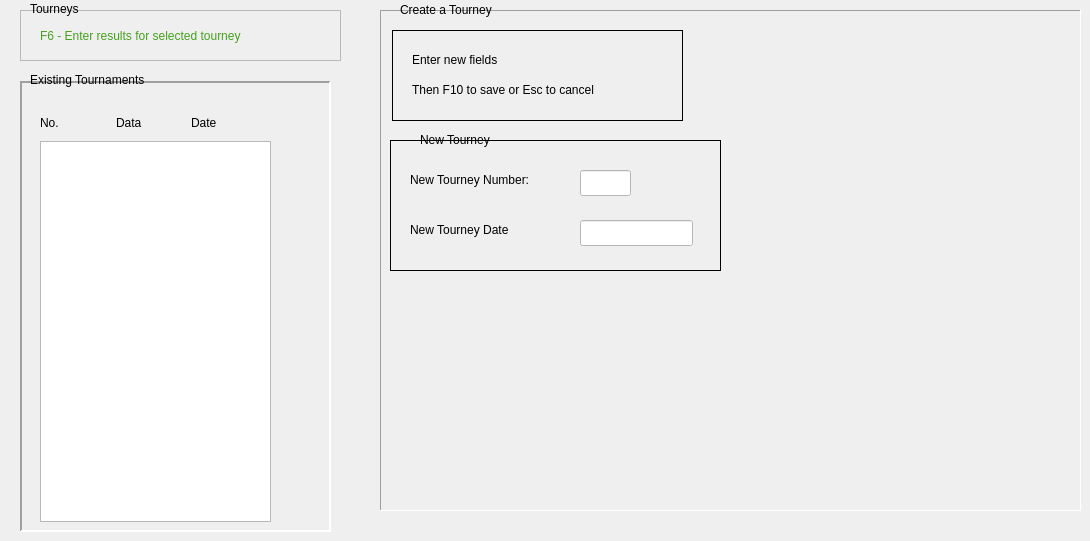
    <widget class="QWidget" name="tourneysTab">
     <attribute name="title">
      <string>Tourneys</string>
     </attribute>
     <widget class="QFrame" name="frame_2">
      <property name="geometry">
       <rect>
        <x>20</x>
        <y>10</y>
        <width>321</width>
        <height>51</height>
       </rect>
      </property>
      <property name="frameShape">
       <enum>QFrame::Shape::StyledPanel</enum>
      </property>
      <property name="frameShadow">
       <enum>QFrame::Shadow::Plain</enum>
      </property>
      <property name="lineWidth">
       <number>2</number>
      </property>
      <widget class="QLabel" name="label_3">
       <property name="geometry">
        <rect>
         <x>20</x>
         <y>10</y>
         <width>291</width>
         <height>31</height>
        </rect>
       </property>
       <property name="styleSheet">
        <string notr="true">color: rgb(68, 161, 28);
font: 700 12pt &quot;Segoe UI&quot;;</string>
       </property>
       <property name="text">
        <string>F6 - Enter results for selected tourney</string>
       </property>
      </widget>
     </widget>
     <widget class="QLabel" name="label_2">
      <property name="geometry">
       <rect>
        <x>30</x>
        <y>-1</y>
        <width>63</width>
        <height>20</height>
       </rect>
      </property>
      <property name="text">
       <string>Tourneys</string>
      </property>
     </widget>
     <widget class="QFrame" name="frame_4">
      <property name="geometry">
       <rect>
        <x>20</x>
        <y>81</y>
        <width>311</width>
        <height>451</height>
       </rect>
      </property>
      <property name="frameShape">
       <enum>QFrame::Shape::Panel</enum>
      </property>
      <property name="frameShadow">
       <enum>QFrame::Shadow::Sunken</enum>
      </property>
      <property name="lineWidth">
       <number>2</number>
      </property>
      <widget class="QListWidget" name="existingTouneysList">
       <property name="geometry">
        <rect>
         <x>20</x>
         <y>60</y>
         <width>231</width>
         <height>381</height>
        </rect>
       </property>
       <property name="lineWidth">
        <number>2</number>
       </property>
      </widget>
      <widget class="QWidget" name="">
       <property name="geometry">
        <rect>
         <x>20</x>
         <y>30</y>
         <width>221</width>
         <height>23</height>
        </rect>
       </property>
       <layout class="QHBoxLayout" name="horizontalLayout">
        <item>
         <widget class="QLabel" name="label_6">
          <property name="text">
           <string>No.</string>
          </property>
         </widget>
        </item>
        <item>
         <widget class="QLabel" name="label_5">
          <property name="text">
           <string>Data</string>
          </property>
         </widget>
        </item>
        <item>
         <widget class="QLabel" name="label_7">
          <property name="text">
           <string>Date</string>
          </property>
         </widget>
        </item>
       </layout>
      </widget>
     </widget>
     <widget class="QLabel" name="label_4">
      <property name="geometry">
       <rect>
        <x>30</x>
        <y>70</y>
        <width>141</width>
        <height>20</height>
       </rect>
      </property>
      <property name="text">
       <string>Existing Tournaments</string>
      </property>
     </widget>
     <widget class="QFrame" name="frame_5">
      <property name="geometry">
       <rect>
        <x>380</x>
        <y>10</y>
        <width>701</width>
        <height>501</height>
       </rect>
      </property>
      <property name="frameShape">
       <enum>QFrame::Shape::Panel</enum>
      </property>
      <property name="frameShadow">
       <enum>QFrame::Shadow::Sunken</enum>
      </property>
      <property name="lineWidth">
       <number>1</number>
      </property>
      <widget class="QFrame" name="frame_6">
       <property name="geometry">
        <rect>
         <x>12</x>
         <y>20</y>
         <width>291</width>
         <height>91</height>
        </rect>
       </property>
       <property name="frameShape">
        <enum>QFrame::Shape::Panel</enum>
       </property>
       <property name="frameShadow">
        <enum>QFrame::Shadow::Plain</enum>
       </property>
       <property name="lineWidth">
        <number>1</number>
       </property>
       <widget class="QLabel" name="label_9">
        <property name="geometry">
         <rect>
          <x>20</x>
          <y>20</y>
          <width>221</width>
          <height>20</height>
         </rect>
        </property>
        <property name="text">
         <string>Enter new fields</string>
        </property>
       </widget>
       <widget class="QLabel" name="label_10">
        <property name="geometry">
         <rect>
          <x>20</x>
          <y>50</y>
          <width>241</width>
          <height>20</height>
         </rect>
        </property>
        <property name="text">
         <string>Then F10 to save or Esc to cancel</string>
        </property>
       </widget>
      </widget>
      <widget class="QFrame" name="frame_7">
       <property name="geometry">
        <rect>
         <x>10</x>
         <y>130</y>
         <width>331</width>
         <height>131</height>
        </rect>
       </property>
       <property name="frameShape">
        <enum>QFrame::Shape::Panel</enum>
       </property>
       <property name="frameShadow">
        <enum>QFrame::Shadow::Plain</enum>
       </property>
       <property name="lineWidth">
        <number>1</number>
       </property>
       <widget class="QLabel" name="newTourneyNumberLabel">
        <property name="geometry">
         <rect>
          <x>20</x>
          <y>30</y>
          <width>151</width>
          <height>20</height>
         </rect>
        </property>
        <property name="text">
         <string>New Tourney Number:</string>
        </property>
       </widget>
       <widget class="QLabel" name="newTourneyDateLabel">
        <property name="geometry">
         <rect>
          <x>20</x>
          <y>80</y>
          <width>141</width>
          <height>20</height>
         </rect>
        </property>
        <property name="text">
         <string>New Tourney Date</string>
        </property>
       </widget>
       <widget class="QLineEdit" name="newTourneNumber">
        <property name="geometry">
         <rect>
          <x>190</x>
          <y>30</y>
          <width>51</width>
          <height>26</height>
         </rect>
        </property>
        <property name="styleSheet">
         <string notr="true">background: rgb(255, 255, 255)</string>
        </property>
       </widget>
       <widget class="QLineEdit" name="newTourneyDate">
        <property name="geometry">
         <rect>
          <x>190</x>
          <y>80</y>
          <width>113</width>
          <height>26</height>
         </rect>
        </property>
        <property name="styleSheet">
         <string notr="true">background: rgb(255, 255, 255)</string>
        </property>
       </widget>
      </widget>
      <widget class="QLabel" name="newTourneyLabel">
       <property name="geometry">
        <rect>
         <x>40</x>
         <y>120</y>
         <width>101</width>
         <height>20</height>
        </rect>
       </property>
       <property name="text">
        <string>New Tourney</string>
       </property>
      </widget>
     </widget>
     <widget class="QLabel" name="createTourneyLabel">
      <property name="geometry">
       <rect>
        <x>400</x>
        <y>0</y>
        <width>131</width>
        <height>20</height>
       </rect>
      </property>
      <property name="text">
       <string>Create a Tourney</string>
      </property>
     </widget>
    </widget>
